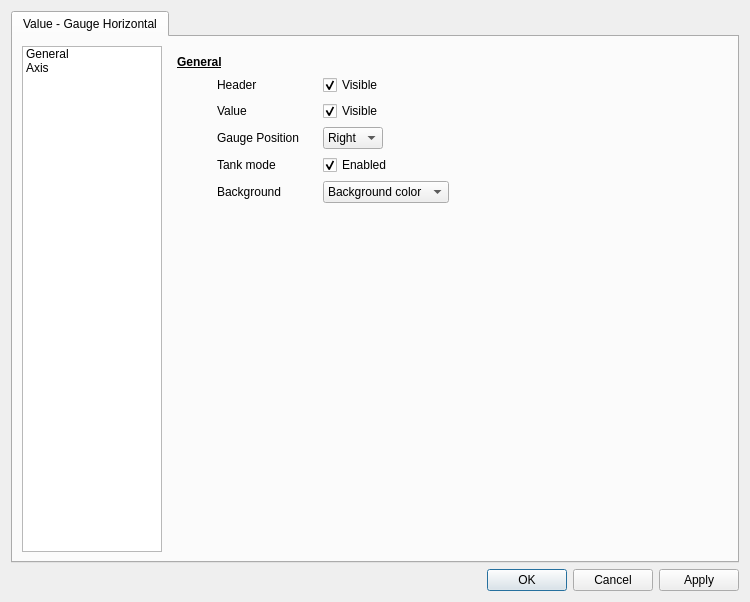
<?xml version="1.0" encoding="UTF-8"?>
<ui version="4.0">
 <class>tl::GaugeHorizontalEditor</class>
 <widget class="QDialog" name="tl::GaugeHorizontalEditor">
  <property name="geometry">
   <rect>
    <x>0</x>
    <y>0</y>
    <width>750</width>
    <height>602</height>
   </rect>
  </property>
  <property name="minimumSize">
   <size>
    <width>750</width>
    <height>550</height>
   </size>
  </property>
  <property name="windowTitle">
   <string>Horizontal Gauge</string>
  </property>
  <layout class="QVBoxLayout" name="verticalLayout_2">
   <item>
    <widget class="QTabWidget" name="tabWidget">
     <property name="currentIndex">
      <number>0</number>
     </property>
     <widget class="QWidget" name="tab">
      <attribute name="title">
       <string>Value - Gauge Horizontal</string>
      </attribute>
      <layout class="QHBoxLayout" name="horizontalLayout_4">
       <item>
        <widget class="QListWidget" name="listWidget">
         <property name="minimumSize">
          <size>
           <width>140</width>
           <height>0</height>
          </size>
         </property>
         <property name="maximumSize">
          <size>
           <width>140</width>
           <height>16777215</height>
          </size>
         </property>
         <property name="editTriggers">
          <set>QAbstractItemView::NoEditTriggers</set>
         </property>
         <property name="currentRow">
          <number>-1</number>
         </property>
         <item>
          <property name="text">
           <string>General</string>
          </property>
         </item>
         <item>
          <property name="text">
           <string>Axis</string>
          </property>
         </item>
        </widget>
       </item>
       <item>
        <widget class="QStackedWidget" name="stackedWidget">
         <property name="currentIndex">
          <number>0</number>
         </property>
         <widget class="QWidget" name="generalPage">
          <layout class="QVBoxLayout" name="verticalLayout">
           <item>
            <widget class="QLabel" name="label_17">
             <property name="font">
              <font>
               <bold>true</bold>
               <underline>true</underline>
              </font>
             </property>
             <property name="text">
              <string>General</string>
             </property>
            </widget>
           </item>
           <item>
            <layout class="QHBoxLayout" name="horizontalLayout_3">
             <item>
              <spacer name="horizontalSpacer_12">
               <property name="orientation">
                <enum>Qt::Horizontal</enum>
               </property>
               <property name="sizeType">
                <enum>QSizePolicy::Fixed</enum>
               </property>
               <property name="sizeHint" stdset="0">
                <size>
                 <width>40</width>
                 <height>20</height>
                </size>
               </property>
              </spacer>
             </item>
             <item>
              <widget class="QLabel" name="label_3">
               <property name="minimumSize">
                <size>
                 <width>100</width>
                 <height>0</height>
                </size>
               </property>
               <property name="text">
                <string>Header </string>
               </property>
              </widget>
             </item>
             <item>
              <widget class="QCheckBox" name="headerCheckBox">
               <property name="minimumSize">
                <size>
                 <width>100</width>
                 <height>0</height>
                </size>
               </property>
               <property name="text">
                <string>Visible</string>
               </property>
               <property name="checked">
                <bool>true</bool>
               </property>
              </widget>
             </item>
             <item>
              <spacer name="horizontalSpacer">
               <property name="orientation">
                <enum>Qt::Horizontal</enum>
               </property>
               <property name="sizeHint" stdset="0">
                <size>
                 <width>40</width>
                 <height>20</height>
                </size>
               </property>
              </spacer>
             </item>
            </layout>
           </item>
           <item>
            <layout class="QHBoxLayout" name="horizontalLayout_5">
             <item>
              <spacer name="horizontalSpacer_13">
               <property name="orientation">
                <enum>Qt::Horizontal</enum>
               </property>
               <property name="sizeType">
                <enum>QSizePolicy::Fixed</enum>
               </property>
               <property name="sizeHint" stdset="0">
                <size>
                 <width>40</width>
                 <height>20</height>
                </size>
               </property>
              </spacer>
             </item>
             <item>
              <widget class="QLabel" name="label_4">
               <property name="minimumSize">
                <size>
                 <width>100</width>
                 <height>0</height>
                </size>
               </property>
               <property name="text">
                <string>Value</string>
               </property>
              </widget>
             </item>
             <item>
              <widget class="QCheckBox" name="valueCheckBox">
               <property name="minimumSize">
                <size>
                 <width>100</width>
                 <height>0</height>
                </size>
               </property>
               <property name="text">
                <string>Visible</string>
               </property>
               <property name="checked">
                <bool>true</bool>
               </property>
              </widget>
             </item>
             <item>
              <spacer name="horizontalSpacer_2">
               <property name="orientation">
                <enum>Qt::Horizontal</enum>
               </property>
               <property name="sizeHint" stdset="0">
                <size>
                 <width>40</width>
                 <height>20</height>
                </size>
               </property>
              </spacer>
             </item>
            </layout>
           </item>
           <item>
            <layout class="QHBoxLayout" name="horizontalLayout_2">
             <item>
              <spacer name="horizontalSpacer_21">
               <property name="orientation">
                <enum>Qt::Horizontal</enum>
               </property>
               <property name="sizeType">
                <enum>QSizePolicy::Fixed</enum>
               </property>
               <property name="sizeHint" stdset="0">
                <size>
                 <width>40</width>
                 <height>20</height>
                </size>
               </property>
              </spacer>
             </item>
             <item>
              <widget class="QLabel" name="label_8">
               <property name="minimumSize">
                <size>
                 <width>100</width>
                 <height>0</height>
                </size>
               </property>
               <property name="text">
                <string>Gauge Position</string>
               </property>
              </widget>
             </item>
             <item>
              <widget class="QComboBox" name="positionComboBox">
               <item>
                <property name="text">
                 <string>Right</string>
                </property>
               </item>
               <item>
                <property name="text">
                 <string>Left</string>
                </property>
               </item>
              </widget>
             </item>
             <item>
              <spacer name="horizontalSpacer_6">
               <property name="orientation">
                <enum>Qt::Horizontal</enum>
               </property>
               <property name="sizeHint" stdset="0">
                <size>
                 <width>40</width>
                 <height>20</height>
                </size>
               </property>
              </spacer>
             </item>
            </layout>
           </item>
           <item>
            <layout class="QHBoxLayout" name="horizontalLayout_6">
             <item>
              <spacer name="horizontalSpacer_15">
               <property name="orientation">
                <enum>Qt::Horizontal</enum>
               </property>
               <property name="sizeType">
                <enum>QSizePolicy::Fixed</enum>
               </property>
               <property name="sizeHint" stdset="0">
                <size>
                 <width>40</width>
                 <height>20</height>
                </size>
               </property>
              </spacer>
             </item>
             <item>
              <widget class="QLabel" name="label_6">
               <property name="minimumSize">
                <size>
                 <width>100</width>
                 <height>0</height>
                </size>
               </property>
               <property name="text">
                <string>Tank mode</string>
               </property>
              </widget>
             </item>
             <item>
              <widget class="QCheckBox" name="tankCheckBox">
               <property name="minimumSize">
                <size>
                 <width>100</width>
                 <height>0</height>
                </size>
               </property>
               <property name="text">
                <string>Enabled</string>
               </property>
               <property name="checked">
                <bool>true</bool>
               </property>
              </widget>
             </item>
             <item>
              <spacer name="horizontalSpacer_4">
               <property name="orientation">
                <enum>Qt::Horizontal</enum>
               </property>
               <property name="sizeHint" stdset="0">
                <size>
                 <width>40</width>
                 <height>20</height>
                </size>
               </property>
              </spacer>
             </item>
            </layout>
           </item>
           <item>
            <layout class="QHBoxLayout" name="horizontalLayout_7">
             <item>
              <spacer name="horizontalSpacer_14">
               <property name="orientation">
                <enum>Qt::Horizontal</enum>
               </property>
               <property name="sizeType">
                <enum>QSizePolicy::Fixed</enum>
               </property>
               <property name="sizeHint" stdset="0">
                <size>
                 <width>40</width>
                 <height>20</height>
                </size>
               </property>
              </spacer>
             </item>
             <item>
              <widget class="QLabel" name="label_7">
               <property name="minimumSize">
                <size>
                 <width>100</width>
                 <height>0</height>
                </size>
               </property>
               <property name="text">
                <string>Background</string>
               </property>
              </widget>
             </item>
             <item>
              <widget class="QComboBox" name="backgroundComboBox">
               <item>
                <property name="text">
                 <string>Background color</string>
                </property>
               </item>
               <item>
                <property name="text">
                 <string>Transparent</string>
                </property>
               </item>
              </widget>
             </item>
             <item>
              <spacer name="horizontalSpacer_5">
               <property name="orientation">
                <enum>Qt::Horizontal</enum>
               </property>
               <property name="sizeHint" stdset="0">
                <size>
                 <width>40</width>
                 <height>20</height>
                </size>
               </property>
              </spacer>
             </item>
            </layout>
           </item>
           <item>
            <spacer name="verticalSpacer">
             <property name="orientation">
              <enum>Qt::Vertical</enum>
             </property>
             <property name="sizeHint" stdset="0">
              <size>
               <width>20</width>
               <height>40</height>
              </size>
             </property>
            </spacer>
           </item>
          </layout>
         </widget>
         <widget class="QWidget" name="axisPage">
          <layout class="QVBoxLayout" name="verticalLayout_5">
           <item>
            <widget class="QLabel" name="label_18">
             <property name="font">
              <font>
               <bold>true</bold>
               <underline>true</underline>
              </font>
             </property>
             <property name="text">
              <string>Axis</string>
             </property>
            </widget>
           </item>
           <item>
            <layout class="QHBoxLayout" name="horizontalLayout_10">
             <item>
              <spacer name="horizontalSpacer_17">
               <property name="orientation">
                <enum>Qt::Horizontal</enum>
               </property>
               <property name="sizeType">
                <enum>QSizePolicy::Fixed</enum>
               </property>
               <property name="sizeHint" stdset="0">
                <size>
                 <width>40</width>
                 <height>20</height>
                </size>
               </property>
              </spacer>
             </item>
             <item>
              <widget class="QLabel" name="label_11">
               <property name="minimumSize">
                <size>
                 <width>100</width>
                 <height>0</height>
                </size>
               </property>
               <property name="text">
                <string>Ticks</string>
               </property>
              </widget>
             </item>
             <item>
              <widget class="QCheckBox" name="ticksCheckBox">
               <property name="minimumSize">
                <size>
                 <width>100</width>
                 <height>0</height>
                </size>
               </property>
               <property name="text">
                <string>Visible</string>
               </property>
               <property name="checked">
                <bool>true</bool>
               </property>
              </widget>
             </item>
             <item>
              <spacer name="horizontalSpacer_9">
               <property name="orientation">
                <enum>Qt::Horizontal</enum>
               </property>
               <property name="sizeHint" stdset="0">
                <size>
                 <width>40</width>
                 <height>20</height>
                </size>
               </property>
              </spacer>
             </item>
            </layout>
           </item>
           <item>
            <layout class="QHBoxLayout" name="horizontalLayout_11">
             <item>
              <spacer name="horizontalSpacer_18">
               <property name="orientation">
                <enum>Qt::Horizontal</enum>
               </property>
               <property name="sizeType">
                <enum>QSizePolicy::Fixed</enum>
               </property>
               <property name="sizeHint" stdset="0">
                <size>
                 <width>40</width>
                 <height>20</height>
                </size>
               </property>
              </spacer>
             </item>
             <item>
              <widget class="QLabel" name="label_12">
               <property name="minimumSize">
                <size>
                 <width>100</width>
                 <height>0</height>
                </size>
               </property>
               <property name="text">
                <string>Labels</string>
               </property>
              </widget>
             </item>
             <item>
              <widget class="QCheckBox" name="labelsCheckBox">
               <property name="minimumSize">
                <size>
                 <width>100</width>
                 <height>0</height>
                </size>
               </property>
               <property name="text">
                <string>Visible</string>
               </property>
               <property name="checked">
                <bool>true</bool>
               </property>
              </widget>
             </item>
             <item>
              <spacer name="horizontalSpacer_10">
               <property name="orientation">
                <enum>Qt::Horizontal</enum>
               </property>
               <property name="sizeHint" stdset="0">
                <size>
                 <width>40</width>
                 <height>20</height>
                </size>
               </property>
              </spacer>
             </item>
            </layout>
           </item>
           <item>
            <layout class="QHBoxLayout" name="horizontalLayout_13">
             <item>
              <spacer name="horizontalSpacer_22">
               <property name="orientation">
                <enum>Qt::Horizontal</enum>
               </property>
               <property name="sizeType">
                <enum>QSizePolicy::Fixed</enum>
               </property>
               <property name="sizeHint" stdset="0">
                <size>
                 <width>40</width>
                 <height>20</height>
                </size>
               </property>
              </spacer>
             </item>
             <item>
              <widget class="QLabel" name="label_14">
               <property name="minimumSize">
                <size>
                 <width>100</width>
                 <height>0</height>
                </size>
               </property>
               <property name="text">
                <string>Base Line</string>
               </property>
              </widget>
             </item>
             <item>
              <widget class="QCheckBox" name="lineCheckBox">
               <property name="minimumSize">
                <size>
                 <width>100</width>
                 <height>0</height>
                </size>
               </property>
               <property name="text">
                <string>Visible</string>
               </property>
               <property name="checked">
                <bool>true</bool>
               </property>
              </widget>
             </item>
             <item>
              <spacer name="horizontalSpacer_23">
               <property name="orientation">
                <enum>Qt::Horizontal</enum>
               </property>
               <property name="sizeHint" stdset="0">
                <size>
                 <width>40</width>
                 <height>20</height>
                </size>
               </property>
              </spacer>
             </item>
            </layout>
           </item>
           <item>
            <layout class="QHBoxLayout" name="horizontalLayout_12">
             <item>
              <spacer name="horizontalSpacer_19">
               <property name="orientation">
                <enum>Qt::Horizontal</enum>
               </property>
               <property name="sizeType">
                <enum>QSizePolicy::Fixed</enum>
               </property>
               <property name="sizeHint" stdset="0">
                <size>
                 <width>40</width>
                 <height>20</height>
                </size>
               </property>
              </spacer>
             </item>
             <item>
              <widget class="QLabel" name="label_13">
               <property name="minimumSize">
                <size>
                 <width>100</width>
                 <height>0</height>
                </size>
               </property>
               <property name="text">
                <string>Grid</string>
               </property>
              </widget>
             </item>
             <item>
              <widget class="QCheckBox" name="gridCheckBox">
               <property name="minimumSize">
                <size>
                 <width>100</width>
                 <height>0</height>
                </size>
               </property>
               <property name="text">
                <string>Visible</string>
               </property>
               <property name="checked">
                <bool>true</bool>
               </property>
              </widget>
             </item>
             <item>
              <spacer name="horizontalSpacer_11">
               <property name="orientation">
                <enum>Qt::Horizontal</enum>
               </property>
               <property name="sizeHint" stdset="0">
                <size>
                 <width>40</width>
                 <height>20</height>
                </size>
               </property>
              </spacer>
             </item>
            </layout>
           </item>
           <item>
            <layout class="QHBoxLayout" name="horizontalLayout">
             <item>
              <spacer name="horizontalSpacer_20">
               <property name="orientation">
                <enum>Qt::Horizontal</enum>
               </property>
               <property name="sizeType">
                <enum>QSizePolicy::Fixed</enum>
               </property>
               <property name="sizeHint" stdset="0">
                <size>
                 <width>40</width>
                 <height>20</height>
                </size>
               </property>
              </spacer>
             </item>
             <item>
              <widget class="QLabel" name="label_5">
               <property name="minimumSize">
                <size>
                 <width>100</width>
                 <height>0</height>
                </size>
               </property>
               <property name="text">
                <string>Range</string>
               </property>
              </widget>
             </item>
             <item>
              <widget class="QComboBox" name="rangeComboBox">
               <item>
                <property name="text">
                 <string>Automatic scale</string>
                </property>
               </item>
               <item>
                <property name="text">
                 <string>Parameter range</string>
                </property>
               </item>
               <item>
                <property name="text">
                 <string>Custom scale</string>
                </property>
               </item>
              </widget>
             </item>
             <item>
              <spacer name="horizontalSpacer_3">
               <property name="orientation">
                <enum>Qt::Horizontal</enum>
               </property>
               <property name="sizeHint" stdset="0">
                <size>
                 <width>40</width>
                 <height>20</height>
                </size>
               </property>
              </spacer>
             </item>
            </layout>
           </item>
           <item>
            <widget class="QWidget" name="scaleWidget" native="true">
             <property name="enabled">
              <bool>false</bool>
             </property>
             <layout class="QHBoxLayout" name="horizontalLayout_9">
              <property name="leftMargin">
               <number>0</number>
              </property>
              <property name="topMargin">
               <number>0</number>
              </property>
              <property name="rightMargin">
               <number>0</number>
              </property>
              <property name="bottomMargin">
               <number>0</number>
              </property>
              <item>
               <widget class="QLabel" name="label_2">
                <property name="minimumSize">
                 <size>
                  <width>100</width>
                  <height>0</height>
                 </size>
                </property>
                <property name="text">
                 <string/>
                </property>
               </widget>
              </item>
              <item>
               <layout class="QVBoxLayout" name="verticalLayout_3">
                <item>
                 <widget class="QLabel" name="label_9">
                  <property name="minimumSize">
                   <size>
                    <width>100</width>
                    <height>0</height>
                   </size>
                  </property>
                  <property name="text">
                   <string>Minimum</string>
                  </property>
                  <property name="indent">
                   <number>-1</number>
                  </property>
                 </widget>
                </item>
                <item>
                 <widget class="QLabel" name="label_10">
                  <property name="minimumSize">
                   <size>
                    <width>100</width>
                    <height>0</height>
                   </size>
                  </property>
                  <property name="text">
                   <string>Maximum</string>
                  </property>
                  <property name="indent">
                   <number>-1</number>
                  </property>
                 </widget>
                </item>
               </layout>
              </item>
              <item>
               <layout class="QVBoxLayout" name="verticalLayout_4">
                <item>
                 <widget class="QDoubleSpinBox" name="rangeMinDoubleSpinBox">
                  <property name="decimals">
                   <number>4</number>
                  </property>
                  <property name="minimum">
                   <double>-9999999999999999538762658202121142272.000000000000000</double>
                  </property>
                  <property name="maximum">
                   <double>99999999999999996863366107917975552.000000000000000</double>
                  </property>
                 </widget>
                </item>
                <item>
                 <widget class="QDoubleSpinBox" name="rangeMaxDoubleSpinBox">
                  <property name="decimals">
                   <number>4</number>
                  </property>
                  <property name="minimum">
                   <double>-9999999999999999455752309870428160.000000000000000</double>
                  </property>
                  <property name="maximum">
                   <double>999999999999999945575230987042816.000000000000000</double>
                  </property>
                 </widget>
                </item>
               </layout>
              </item>
              <item>
               <spacer name="horizontalSpacer_8">
                <property name="orientation">
                 <enum>Qt::Horizontal</enum>
                </property>
                <property name="sizeHint" stdset="0">
                 <size>
                  <width>136</width>
                  <height>20</height>
                 </size>
                </property>
               </spacer>
              </item>
             </layout>
            </widget>
           </item>
           <item>
            <spacer name="verticalSpacer_3">
             <property name="orientation">
              <enum>Qt::Vertical</enum>
             </property>
             <property name="sizeHint" stdset="0">
              <size>
               <width>20</width>
               <height>364</height>
              </size>
             </property>
            </spacer>
           </item>
          </layout>
         </widget>
        </widget>
       </item>
      </layout>
     </widget>
    </widget>
   </item>
   <item>
    <widget class="QDialogButtonBox" name="buttonBox">
     <property name="orientation">
      <enum>Qt::Horizontal</enum>
     </property>
     <property name="standardButtons">
      <set>QDialogButtonBox::Apply|QDialogButtonBox::Cancel|QDialogButtonBox::Ok</set>
     </property>
    </widget>
   </item>
  </layout>
 </widget>
 <resources/>
 <connections>
  <connection>
   <sender>buttonBox</sender>
   <signal>accepted()</signal>
   <receiver>tl::GaugeHorizontalEditor</receiver>
   <slot>accept()</slot>
   <hints>
    <hint type="sourcelabel">
     <x>248</x>
     <y>254</y>
    </hint>
    <hint type="destinationlabel">
     <x>157</x>
     <y>274</y>
    </hint>
   </hints>
  </connection>
  <connection>
   <sender>buttonBox</sender>
   <signal>rejected()</signal>
   <receiver>tl::GaugeHorizontalEditor</receiver>
   <slot>reject()</slot>
   <hints>
    <hint type="sourcelabel">
     <x>316</x>
     <y>260</y>
    </hint>
    <hint type="destinationlabel">
     <x>286</x>
     <y>274</y>
    </hint>
   </hints>
  </connection>
 </connections>
</ui>
